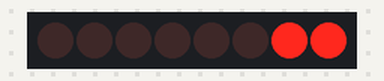
This sketch was run on a simulated Arduino Uno, built with avr-gcc and run on an emulated ATmega328P. On the bench: 8 shift-register outputs drawn as a row of LEDs (first output left, lit = HIGH).

Above: at 0.1 s.
At 5.1 s:
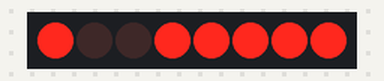
At 10.1 s:
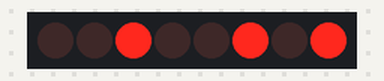
At 15.1 s:
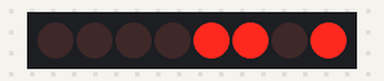
At 25.1 s:
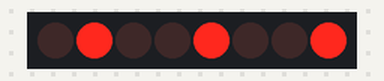
At 35.1 s:
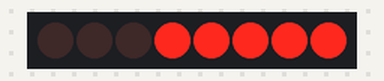
Timing chart, 0 to 36.6 s (numbered marks = the images above):
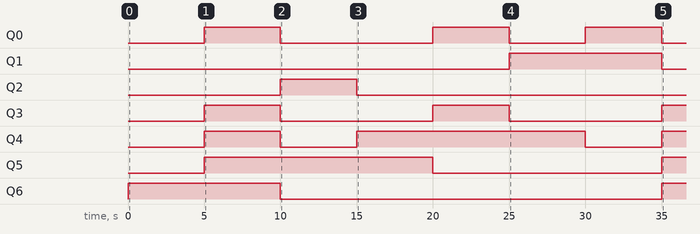

Measured:
- by itself, Q0: goes HIGH 5.0 s, LOW 10.0 s, HIGH 5.0 s, LOW 5.0 s, HIGH 5.0 s, then LOW
- by itself, Q1: LOW → HIGH at 25.0 s, → LOW 10.0 s later
- by itself, Q2: LOW → HIGH at 10.0 s, → LOW 5.0 s later
- by itself, Q3: alternates HIGH for 5.0 s and LOW for 10.0 s
- by itself, Q4: goes HIGH 5.0 s, LOW 5.0 s, HIGH 15.0 s, LOW 5.0 s, then HIGH
- by itself, Q5: LOW → HIGH at 5.0 s, → LOW 15.0 s later, → HIGH 15.0 s later
- by itself, Q6: LOW → HIGH at 0.00 s, → LOW 10.0 s later, → HIGH 25.0 s later

The sketch:

FND_0_9.ino
```cpp
void setup() {
  pinMode(2, OUTPUT);   //Data
  pinMode(3, OUTPUT);   //Shift clock
  pinMode(4, OUTPUT);   //Latch clock
 }

void loop() {
  for (int i = 0; i < 10; i++)
  {
    //                  0           1           2           3           4           5           6           7           8           9
    int fnd[10] = {0b00000011, 0b10011111, 0b00100101, 0b00001101, 0b10011001, 0b01001001, 0b11000001, 0b00011111, 0b00000001, 0b00011001};
    digitalWrite(4, 0);
    shiftOut(2, 3, LSBFIRST, fnd[i]);

    digitalWrite(4, 1);
    delay(5000);
  }
}
```
